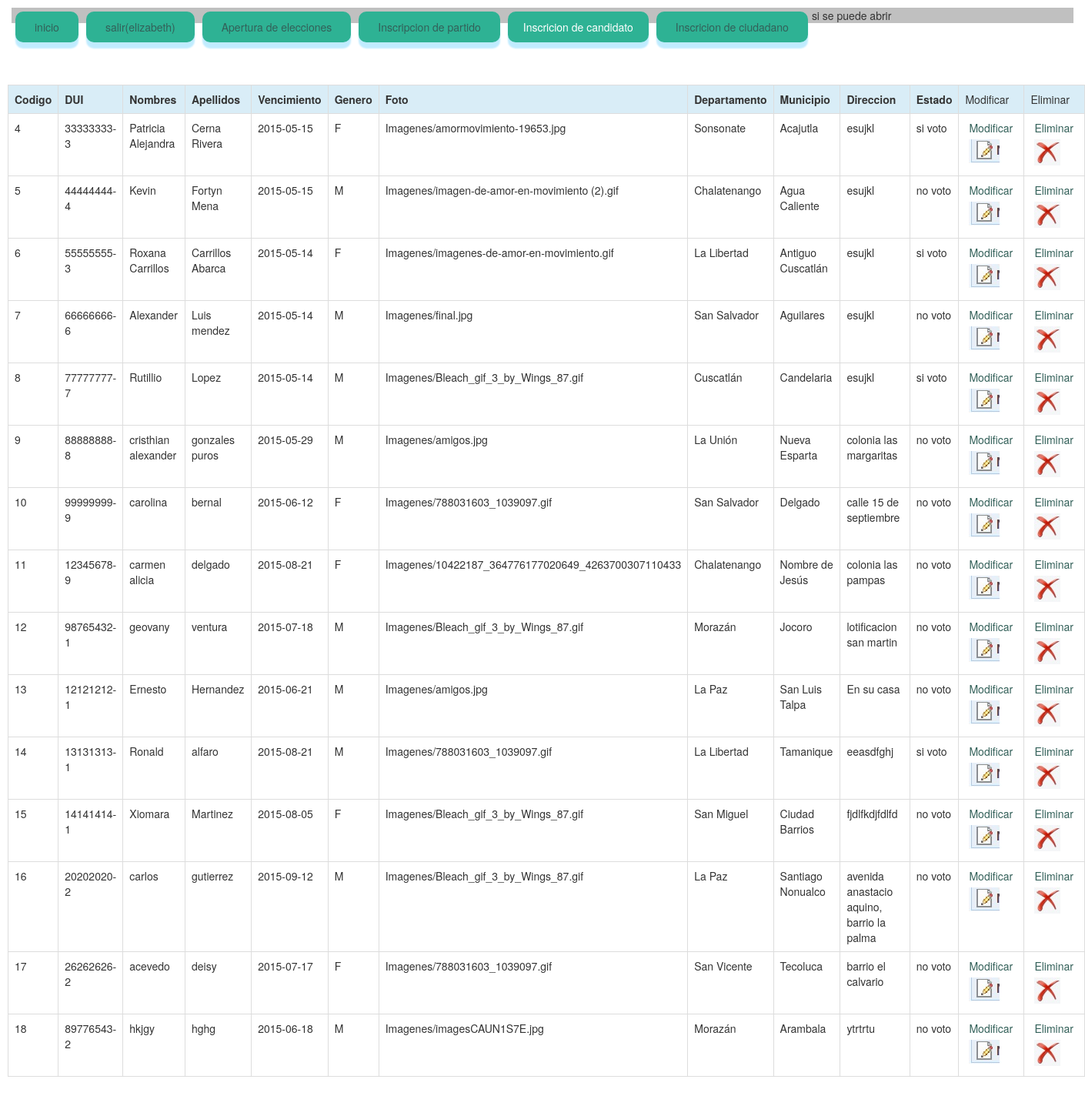
The app's page /manejadorInscripcionCiu.php?accion=con (signed in) with its own data.
### tables this page shows
CREATE TABLE IF NOT EXISTS `ciudadano` (
`id_ciudadano` int(11) NOT NULL,
  `dui` varchar(10) NOT NULL,
  `nombres` varchar(30) NOT NULL,
  `apellidos` varchar(30) NOT NULL,
  `fecha_vencimiento` date NOT NULL,
  `genero` varchar(2) NOT NULL,
  `foto` varchar(50) NOT NULL,
  `id_departamento` varchar(11) NOT NULL,
  `id_municipios` varchar(11) NOT NULL,
  `direccion` varchar(150) NOT NULL,
  `estadodeVoto` varchar(20) NOT NULL
);

### Clases/Coneccion.php (the view, shortened to what this page needs)
<?php
 function consultaD($coneccion,$sql,$modo=2,$presentacion=FALSE){
	$ejecutor= $coneccion;
	$manejador = trim($sql) ;
	$devolucion = "" ;
	try {$datos = $ejecutor->query($manejador);
		$datos-> setFetchMode($modo) ;
		if ($presentacion==TRUE){
			$devolucion.= "<table border=1>";
			foreach ($datos->fetchAll() as $registros){
				$devolucion.="<tr>";
				foreach ($registros as $valor){
					$devolucion.="<td>".$valor."</td>";
				}
				$devolucion.= "</tr>";
			}
			$devolucion.="</table>";
				}else{
					$contenedor = $datos->fetchAll();
					$devolucion= $contenedor;
				}
	}catch (Exception $exc ) {
		return "No se pudieron consultar los datos<br />".$exc->getMessage();
	}
	return $devolucion;
}
function imprimetabla2($objeto,$form,$estilo="table",$editar=0){
	if ($objeto != NULL) {
		if (is_array($objeto)) {
			$tabla = "<table class=\"$estilo\">";
			$tabla .="<tr class='info'>";
			foreach (array_keys($objeto[0]) as $value) {
				$tabla .= "<th>";
				$tabla .= $value;
				$tabla .= "</th>";
			}
			if ($editar != "0") {
				$tabla .= "<td>Modificar </td><td>Eliminar</td>";
			}
			$tabla .= "</tr><tr>";
			foreach ($objeto as $datos) {
				foreach ($datos as $registro ) {
					$tabla .= "<td>";
					$tabla .= utf8_encode($registro);
					$tabla .= "</td>";
				}
				if ($editar != "0") {
					$tabla .= "<td><a href=".$form."Buscar.php?id=".$datos['Codigo'].">Modificar</a><img src='modificar.jpg'></dt>";
					$tabla .= "<td><a href=".$form."Borrar.php?id=".$datos['Codigo'].">Eliminar</a><img src='eliminar.jpg'></td>";
				}
				$tabla .= "</tr>";
			}
		 $tabla .= "</table>";
		} else {
			$tabla = "no hay regisrto que mostrar";
		}
	} else {
		$tabla = "Debe pasarse un arreglo como parametro";
	}
	return $tabla;
}
?>

### css/prototipo1.css (style rules this page uses)
img { padding-top:0px; }
* { padding:0px; margin:5px; }
a { Text-Decoration:none; color:rgb(51, 96, 89); }

### records on screen
ciudadano: value "4", value "33333333-3", value "Patricia Alejandra", value "Cerna Rivera", value "2015-05-15", value "F", value "Imagenes/amormovimiento-19653.jpg", value "Sonsonate", value "Acajutla", value "esujkl", value "si voto"
ciudadano: value "5", value "44444444-4", value "Kevin", value "Fortyn Mena", value "2015-05-15", value "M", value "Imagenes/imagen-de-amor-en-movimiento (2).gif", value "Chalatenango", value "Agua Caliente", value "esujkl", value "no voto"
ciudadano: value "6", value "55555555-3", value "Roxana Carrillos", value "Carrillos Abarca", value "2015-05-14", value "F", value "Imagenes/imagenes-de-amor-en-movimiento.gif", value "La Libertad", value "Antiguo Cuscatlán", value "esujkl", value "si voto"
ciudadano: value "7", value "66666666-6", value "Alexander", value "Luis mendez", value "2015-05-14", value "M", value "Imagenes/final.jpg", value "San Salvador", value "Aguilares", value "esujkl", value "no voto"
ciudadano: value "8", value "77777777-7", value "Rutillio", value "Lopez", value "2015-05-14", value "M", value "Imagenes/Bleach_gif_3_by_Wings_87.gif", value "Cuscatlán", value "Candelaria", value "esujkl", value "si voto"
ciudadano: value "9", value "88888888-8", value "cristhian alexander", value "gonzales puros", value "2015-05-29", value "M", value "Imagenes/amigos.jpg", value "La Unión", value "Nueva Esparta", value "colonia las margaritas", value "no voto"
ciudadano: value "10", value "99999999-9", value "carolina", value "bernal", value "2015-06-12", value "F", value "Imagenes/788031603_1039097.gif", value "San Salvador", value "Delgado", value "calle 15 de septiembre", value "no voto"
ciudadano: value "11", value "12345678-9", value "carmen alicia", value "delgado", value "2015-08-21", value "F", value "Imagenes/10422187_364776177020649_4263700307110433", value "Chalatenango", value "Nombre de Jesús", value "colonia las pampas", value "no voto"
ciudadano: value "12", value "98765432-1", value "geovany", value "ventura", value "2015-07-18", value "M", value "Imagenes/Bleach_gif_3_by_Wings_87.gif", value "Morazán", value "Jocoro", value "lotificacion san martin", value "no voto"
ciudadano: value "13", value "12121212-1", value "Ernesto", value "Hernandez", value "2015-06-21", value "M", value "Imagenes/amigos.jpg", value "La Paz", value "San Luis Talpa", value "En su casa", value "no voto"
ciudadano: value "14", value "13131313-1", value "Ronald", value "alfaro", value "2015-08-21", value "M", value "Imagenes/788031603_1039097.gif", value "La Libertad", value "Tamanique", value "eeasdfghj", value "si voto"
ciudadano: value "15", value "14141414-1", value "Xiomara", value "Martinez", value "2015-08-05", value "F", value "Imagenes/Bleach_gif_3_by_Wings_87.gif", value "San Miguel", value "Ciudad Barrios", value "fjdlfkdjfdlfd", value "no voto"
ciudadano: value "16", value "20202020-2", value "carlos", value "gutierrez", value "2015-09-12", value "M", value "Imagenes/Bleach_gif_3_by_Wings_87.gif", value "La Paz", value "Santiago Nonualco", value "avenida anastacio aquino, barrio la palma", value "no voto"
ciudadano: value "17", value "26262626-2", value "acevedo", value "deisy", value "2015-07-17", value "F", value "Imagenes/788031603_1039097.gif", value "San Vicente", value "Tecoluca", value "barrio el calvario", value "no voto"
ciudadano: value "18", value "89776543-2", value "hkjgy", value "hghg", value "2015-06-18", value "M", value "Imagenes/imagesCAUN1S7E.jpg", value "Morazán", value "Arambala", value "ytrtrtu", value "no voto"

### other values on screen
$_SESSION["nombre"] "elizabeth"
